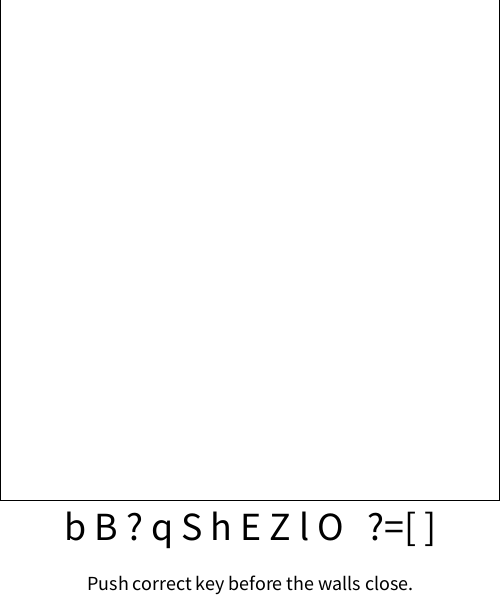
Frame 1 (no input)
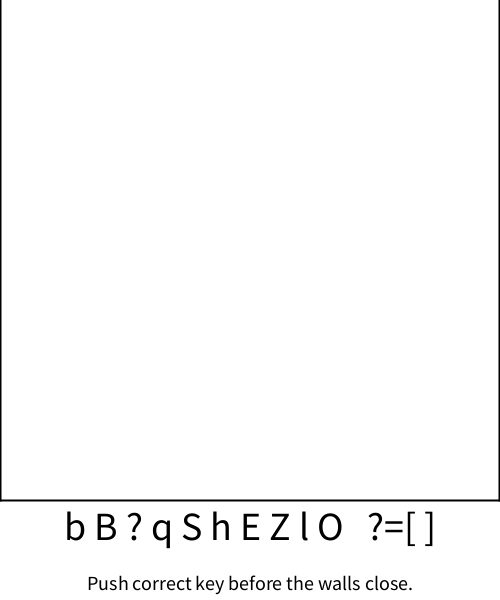
Frame 60 (the mouse pressed at the canvas centre just before this capture)
Frame 120 (the mouse held since frame 60 and released just before this capture): identical to frame 60, image omitted

The Processing sketch that drew these frames (run headless with seeded random() and noise(); from frame 60 on, the mouse is pressed at the canvas centre):

// Processing sketch: sketch6646
// ── sketch6646.pde
int time1=7000;
int time2=66000;
float x=0;
float y=499;
float z=0;
void setup(){
  size(500,600); 
  textAlign(CENTER);
}
void draw(){
  int currentTime=millis();
  background(255);
  if(currentTime>time2){
    x-=5;
    y+=5;
    z-=5;
    textSize(60);
    text("Now,Time Over",250,200);
  }else if(currentTime>time1){
    x+=0.07;
    y-=0.07;
    z+=0.07;
  }
  fill(0,255,0);
  rect(0,0,x,500);
  fill(#F20AA5);
  rect(y,0,z,500);
  line(0,500,500,500);
  strokeWeight(2);
  fill(0);
  textSize(40);
  text("b B ? q S h E Z l O   ?=[ ]",250,540);
  textSize(20);
  text("Push correct key before the walls close.",250,590);
  if(keyPressed){
    if(key=='L'){
      x-=500;
      y+=500;
      z-=500;
      textSize(80);
      text("That's right!!",250,300);      
    }
  }
}
  
